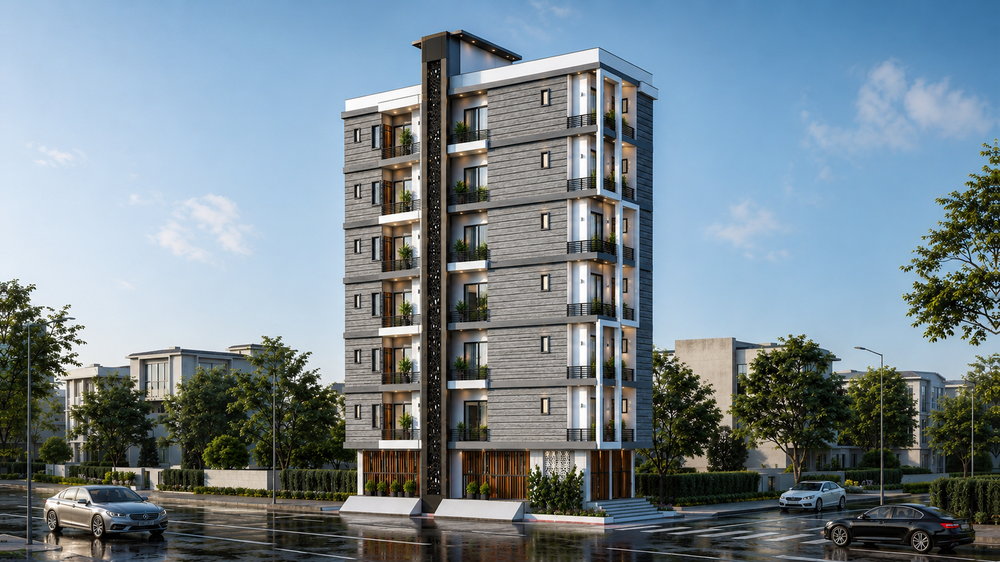
#> input picture images/photos/about-carousel/uniform/01-ayati-residency-street-16x9.png, 1000 x 562 px, shrunk from 1920 x 1080 before the run, found by its file name
$ python crop-carousel-images.py
#> lines starting #> are read from the running program, lines starting #| are printed output that depends on the picture
#!/usr/bin/env python3
"""Crop carousel images from left and right sides."""

from PIL import Image
import os

# Crop to 70% of original width (remove 15% from each side)
CROP_WIDTH_RATIO = 0.70

images = [
    ("images/photos/about-carousel/uniform/01-ayati-residency-street-16x9.png", "01-ayati-residency-street-cropped.png"),
    ("images/photos/about-carousel/uniform/03-aadhya-residency-2-16x9.png", "03-aadhya-residency-2-cropped.png"),
    ("images/photos/about-carousel/uniform/04-ayati-green-day-16x9.png", "04-ayati-green-day-cropped.png"),
    ("images/photos/about-carousel/uniform/05-ayati-green-zoom-16x9.jpg", "05-ayati-green-zoom-cropped.jpg"),
    ("images/photos/about-carousel/uniform/10-aadya-homes-16x9.jpg", "10-aadya-homes-cropped.jpg"),
]

output_dir = "images/photos/about-carousel/uniform"

for input_path, output_name in images:
    if not os.path.exists(input_path):
        print(f"⚠ Skipping {input_path} (not found)")
        continue

    img = Image.open(input_path)
#> img is the input picture: PIL image 1000x562 RGB; mean R, G, B 118, 132.9, 141.5
    width, height = img.size
#> width = 1000; height = 562

    # Calculate crop box: remove equal amounts from left and right
    new_width = int(width * CROP_WIDTH_RATIO)
#> new_width = 700
    left_crop = (width - new_width) // 2
#> left_crop = 150
    right_crop = left_crop + new_width
#> right_crop = 850

    # Crop: (left, top, right, bottom)
    cropped = img.crop((left_crop, 0, right_crop, height))
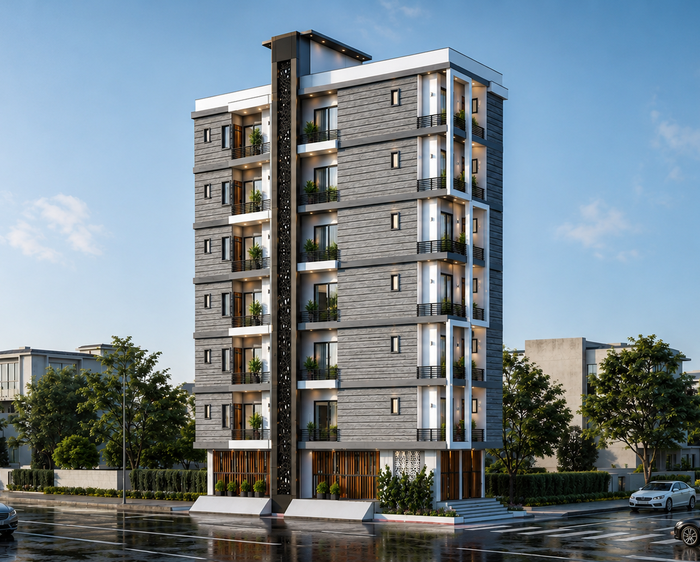
#> cropped: PIL image 700x562 RGB; mean R, G, B 117.1, 130.7, 139

    output_path = os.path.join(output_dir, output_name)
    cropped.save(output_path, quality=95 if output_name.endswith('.jpg') else None)

    print(f"✓ {input_path}")
    print(f"  {width}x{height} → {cropped.width}x{cropped.height}")
#|   1000x562 → 700x562
    print(f"  → {output_path}\n")
#> pass 2 of the loop `for input_path, output_name in images:`:
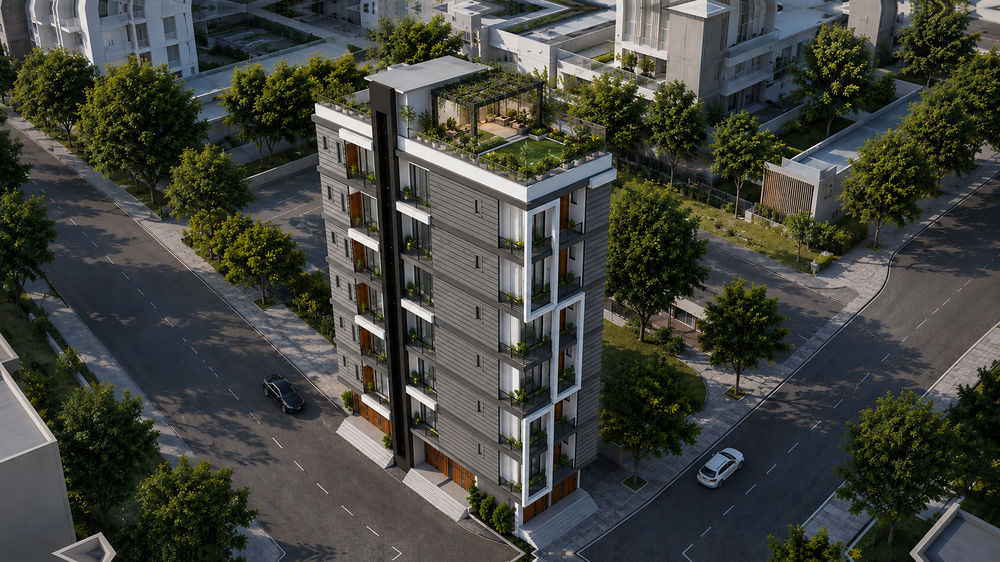
#> input picture images/photos/about-carousel/uniform/03-aadhya-residency-2-16x9.png, 1000 x 562 px, shrunk from 1920 x 1080 before the run, found by its file name
#> img is the input picture: PIL image 1000x562 RGB; mean R, G, B 66.1, 68.1, 61.1
#> `cropped = img.crop((left_crop, 0, right_crop, height))`:
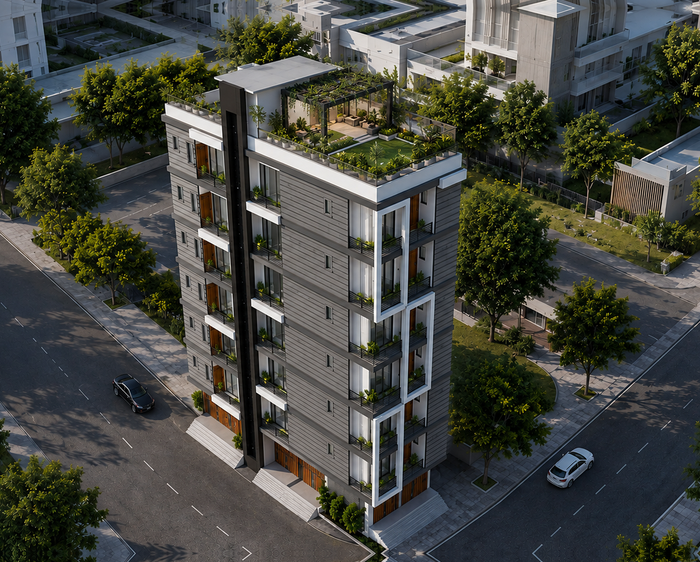
#> cropped: PIL image 700x562 RGB; mean R, G, B 70.2, 71.9, 65.4
#|   1000x562 → 700x562
#> pass 3 of the loop `for input_path, output_name in images:`:
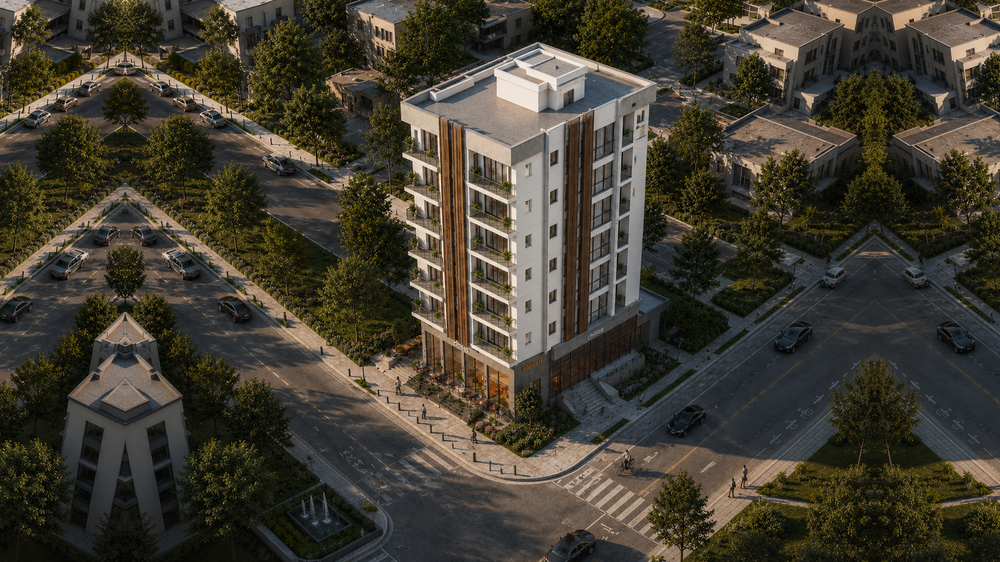
#> input picture images/photos/about-carousel/uniform/04-ayati-green-day-16x9.png, 1000 x 562 px, shrunk from 1920 x 1080 before the run, found by its file name
#> img is the input picture: PIL image 1000x562 RGB; mean R, G, B 66, 61.3, 49.7
#> `cropped = img.crop((left_crop, 0, right_crop, height))`:
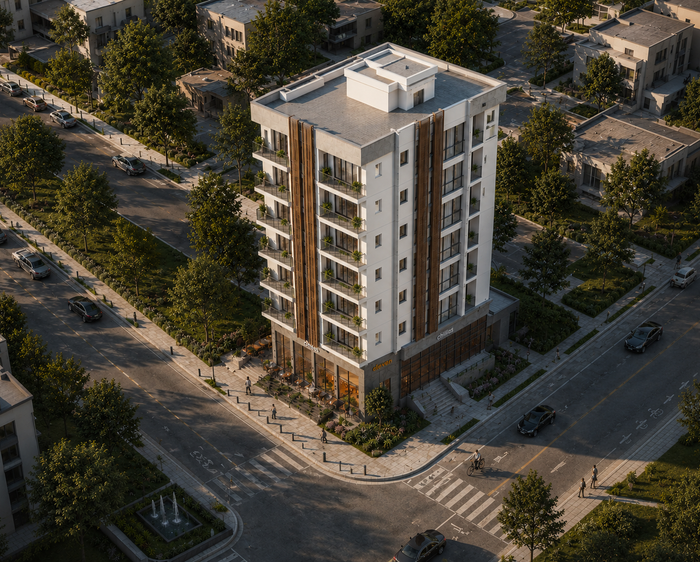
#> cropped: PIL image 700x562 RGB; mean R, G, B 71, 65.7, 54
#|   1000x562 → 700x562
#> the loop made 5 passes; the first 3 are shown

print("Done! Cropped images saved.")
